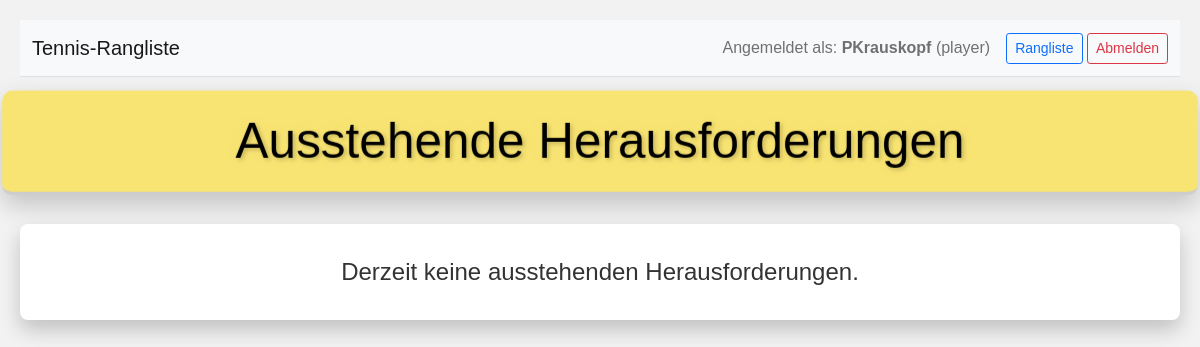
Before: /admin (signed in) with the older database file.
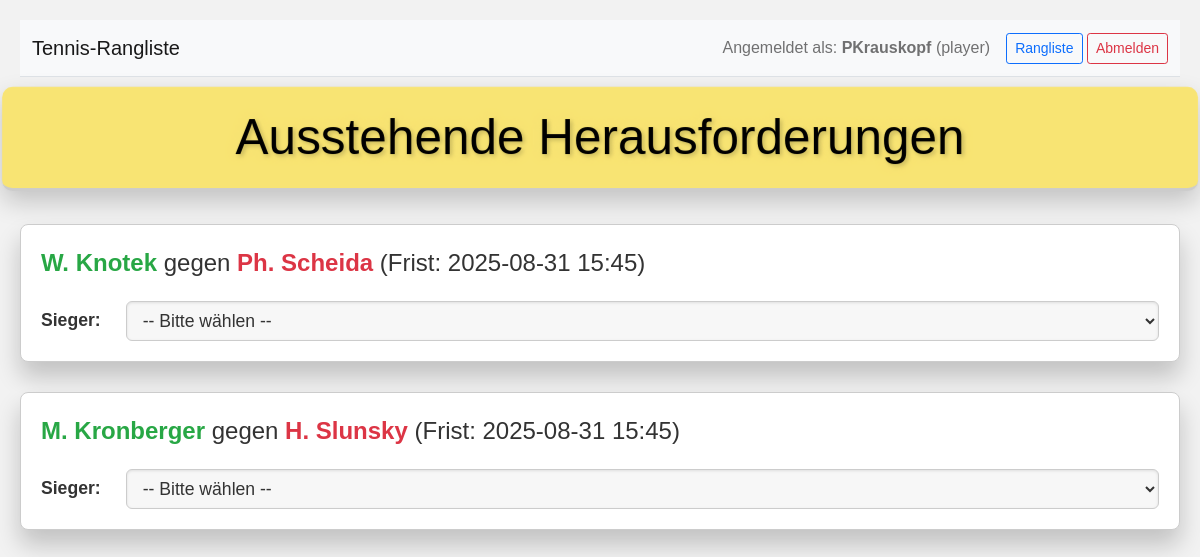
After: the same page with the newer database file.
### tables this page shows
CREATE TABLE players (
    id INTEGER PRIMARY KEY,
    name TEXT NOT NULL UNIQUE,
    username TEXT NOT NULL UNIQUE,
    password_hash TEXT NOT NULL,
    privilege_level TEXT NOT NULL DEFAULT 'player',
    -- NEW: This flag determines if a user appears in the pyramid. Default is 1 (true).
    is_ranked_player INTEGER NOT NULL DEFAULT 1,
    available INTEGER NOT NULL DEFAULT 1,
    rank INTEGER NOT NULL,
    unavailable_since DATETIME,
    unavailability_reason TEXT,
    block_challenger_until DATETIME,
    block_opponent_until DATETIME,
    is_new INTEGER NOT NULL DEFAULT 0
);

CREATE TABLE challenges (
    id INTEGER PRIMARY KEY AUTOINCREMENT,
    challenger_id INTEGER NOT NULL,
    opponent_id INTEGER NOT NULL,
    timestamp DATETIME NOT NULL,
    deadline DATETIME NOT NULL,
    resolved_at DATETIME,
    resolved INTEGER NOT NULL DEFAULT 0,
    result TEXT,
    score_details TEXT,
    scheduled_play_date DATETIME,
    FOREIGN KEY (challenger_id) REFERENCES players(id) ON DELETE CASCADE,
    FOREIGN KEY (opponent_id) REFERENCES players(id) ON DELETE CASCADE
);

### app.py (the view)
@app.route("/admin")
@login_required
def admin():
    db = get_db()
    try:
        now_str = get_current_time().strftime("%Y-%m-%d %H:%M:%S")
        cur = db.execute(
            "SELECT c.*, p1.name as challenger_name, p2.name as opponent_name FROM challenges c "
            "JOIN players p1 ON c.challenger_id = p1.id "
            "JOIN players p2 ON c.opponent_id = p2.id "
            "WHERE c.resolved = 0 AND c.deadline > ? ORDER BY c.deadline ASC",
            (now_str,),
        )
        challenges_raw = cur.fetchall()
        challenges_processed = []
        for row in challenges_raw:
            challenge = dict(row)
            if isinstance(challenge.get("deadline"), str):
                try:
                    challenge["deadline"] = datetime.strptime(
                        challenge["deadline"].split(".")[0], "%Y-%m-%d %H:%M:%S"
                    )
                except (ValueError, TypeError):
                    challenge["deadline"] = None
            elif not isinstance(challenge.get("deadline"), datetime):
                challenge["deadline"] = None
            challenges_processed.append(challenge)
        return render_template("admin.html", challenges=challenges_processed)
    except sqlite3.Error as e:
        logger.exception("Database error on /admin route.")
        flash(
            "Ein Datenbankfehler ist aufgetreten beim Laden der Admin-Seite.", "danger"
        )
        return redirect(url_for("index"))
    except Exception as e:
        logger.exception("Unexpected error on /admin route.")
        flash("Ein unerwarteter Fehler ist aufgetreten.", "danger")
        return redirect(url_for("index"))

### app.py (called while the page is built, shortened)
@login_manager.user_loader
def load_user(user_id):
    db = get_db()
    user_data = db.execute(
        "SELECT id, username, privilege_level FROM players WHERE id = ?", (user_id,)
    ).fetchone()
    if user_data:
        return User(
            id=user_data["id"],
            username=user_data["username"],
            privilege_level=user_data["privilege_level"],
        )
    return None

def get_current_time():
    test_date_str = os.environ.get("TEST_DATE")
    return datetime.now()

def get_db():
    if "db" not in g:
        try:
            g.db = sqlite3.connect(
                app.config["DATABASE"], timeout=10, detect_types=sqlite3.PARSE_DECLTYPES
            )
            g.db.row_factory = sqlite3.Row
            g.db.execute("PRAGMA journal_mode=WAL")
            g.db.execute("PRAGMA foreign_keys = ON")
        except sqlite3.Error as e:
            logger.exception("Database connection failed.")
            raise e
    return g.db

### templates/admin.html (shortened to what this page needs)
<!DOCTYPE html>
<html lang="de">
<head>
  <link rel="stylesheet" href="https://cdnjs.cloudflare.com/ajax/libs/bootstrap/5.1.3/css/bootstrap.min.css" />
</head>
<body>
  <nav class="navbar navbar-expand-lg navbar-light bg-light mb-3 border-bottom">
    <div class="container-fluid">
      <a class="navbar-brand" href="{{ url_for('index') }}">Tennis-Rangliste</a>
      <div class="ms-auto d-flex align-items-center">
        <span class="navbar-text me-3">
          Angemeldet als: <strong>{{ current_user.username }}</strong> ({{ current_user.privilege_level }})
        </span>
        <div>
          <a href="{{ url_for('index') }}" class="btn btn-sm btn-outline-primary {% if request.endpoint == 'index' %}active{% endif %}">Rangliste</a>
          <a href="{{ url_for('logout') }}" class="btn btn-sm btn-outline-danger">Abmelden</a>
        </div>
      </div>
    </div>
  </nav>
  <header>
    <h1>Ausstehende Herausforderungen</h1>
  </header>
  <main>
    <div id="challenges-container">
      {% for challenge in challenges %}
        <div class="challenge-container" data-challenge-id="{{ challenge.id }}" data-challenger-id="{{ challenge.challenger_id }}" data-opponent-id="{{ challenge.opponent_id }}">
          <p><span class="challenger-name">{{ challenge.challenger_name }}</span> gegen <span class="opponent-name">{{ challenge.opponent_name }}</span> (Frist: {{ challenge.deadline.strftime('%Y-%m-%d %H:%M') if challenge.deadline else 'N/A' }})</p>
          <form class="result-form" method="POST" action="{{ url_for('submit_result') }}">
            <div class="result-dropdown-section"><label for="result-{{ challenge.id }}">Sieger:</label><select id="result-{{ challenge.id }}" name="result" class="result-select"><option value="">-- Bitte wählen --</option></select></div>
          </form>
        </div>
      {% endfor %}
      {% if not challenges %}<div class="no-challenges">Derzeit keine ausstehenden Herausforderungen.</div>{% endif %}
    </div>
  </main>
</body>
</html>

### templates/admin.html (style rules this page uses)
:root { --primary-color: #f8e473; --primary-dark: #e6d661; --bg-color: #f2f2f2; --container-bg: #fff; --text-color: #333; --border-color: #ccc; --shadow-color: rgba(0, 0, 0, 0.2); --highlight-shadow: rgba(248, 228, 115, 0.4); --challenger-color: #28a745; --opponent-color: #dc3545; --neutral-color: #6c757d; --error-color: #dc3545; }
body { background-color: var(--bg-color); font-family: Arial, sans-serif; margin: 0; padding: 20px; color: var(--text-color); perspective: 1000px; }
header { text-align: center; margin-bottom: 30px; background-color: var(--primary-color); padding: 20px; border-bottom: 3px solid var(--border-color); transform: translateZ(30px); box-shadow: 0 10px 25px var(--shadow-color); border-radius: 10px; position: relative; transition: transform 0.3s ease; }
header h1 { font-size: 3rem; margin: 0; color: #000; text-shadow: 2px 2px 4px var(--shadow-color), 0 0 10px var(--highlight-shadow); }
main { max-width: 1200px; margin: 0 auto; transform-style: preserve-3d; }
.challenge-container { background-color: var(--container-bg); border: 1px solid var(--border-color); border-radius: 8px; padding: 20px; margin-bottom: 30px; box-shadow: 0 15px 25px var(--shadow-color); transition: all 0.4s ease; transform: translateZ(10px); position: relative; }
.challenge-container p { margin: 0 0 15px; font-size: 1.5rem; color: var(--text-color); font-weight: 500; }
.challenger-name { color: var(--challenger-color); font-weight: bold; }
.opponent-name { color: var(--opponent-color); font-weight: bold; }
.challenge-container form { display: grid; grid-template-columns: auto 1fr; gap: 10px 15px; align-items: center; }
.challenge-container form label { font-size: 1.1rem; color: #333; font-weight: bold; text-align: right; grid-column: 1 / 2; padding-right: 10px; }
.challenge-container form select, .challenge-container form input[type="text"], .challenge-container form button { font-size: 1.1rem; padding: 8px 12px; border: 1px solid var(--border-color); border-radius: 6px; background-color: #f7f7f7; color: var(--text-color); outline: none; box-shadow: inset 0 1px 3px rgba(0, 0, 0, 0.1); transition: all 0.3s ease; width: 100%; box-sizing: border-box; grid-column: 2 / 3; }
.result-dropdown-section { grid-column: 1 / 3; display: grid; grid-template-columns: auto 1fr; gap: 10px 15px; align-items: center; margin-top: 5px; margin-bottom: 0px; }
.result-dropdown-section label { grid-column: 1 / 2; text-align: right; }
.result-dropdown-section select { grid-column: 2 / 3; }

Changed rows visible on the page:
added challenges: challenger_name "W. Knotek", opponent_name "Ph. Scheida", deadline "2025-08-31 15:45"
added challenges: challenger_name "M. Kronberger", opponent_name "H. Slunsky", deadline "2025-08-31 15:45"
Other visible differences:
text no longer shown: "Derzeit keine ausstehenden Herausforderungen."
